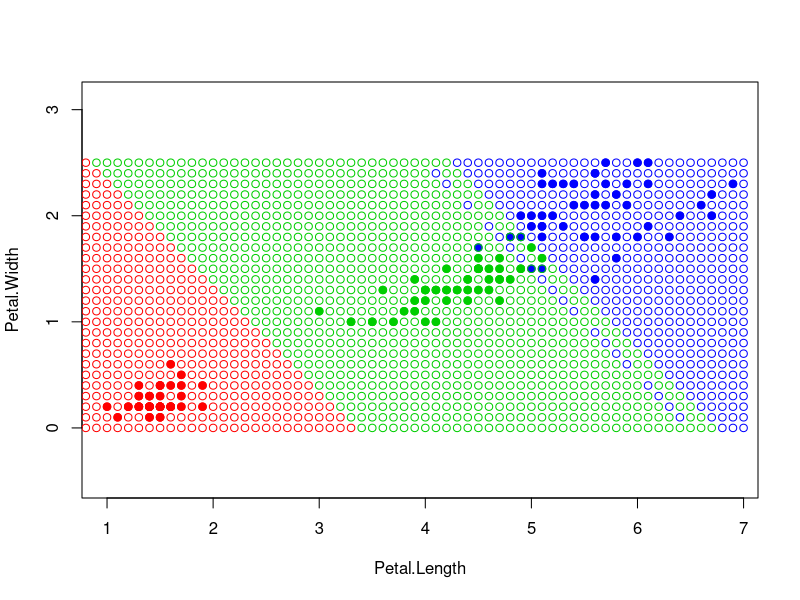

Reproduce this figure in R.
euclideanDistance <- function(u, v)
{
  sqrt(sum(u - v)^2)
}
sortObjectsByDist <- function(xl, z, metricFunction = euclideanDistance)
{
  l <- dim(xl)[1]
  n <- dim(xl)[2] - 1
  
  distances <- matrix(NA, l, 2)   
  for (i in 1:l)     
  {
    distances[i, ] <- c(i, metricFunction(xl[i, 1:n], z))   
  }   
  orderedXl <- xl[order(distances[, 2]), ]     
  return (orderedXl)
}   
kNN <- function(xl, z, k)
{   
  orderedXl <- sortObjectsByDist(xl, z)  
  n <- dim(orderedXl)[2] - 1 
  classes <- orderedXl[1:k, n + 1] 
  counts <- table(classes) 
  class <- names(which.max(counts))  
  return (class)
} 
colors <- c("setosa" = "red", "versicolor" = "green3", "virginica" = "blue")
plot(iris[, 3:4], pch = 21, bg = colors[iris$Species], col = colors[iris$Species], asp = 1)  

for(i in seq(0, 7, 0.1))
{
  
  for(j in seq(0, 2.5, 0.1))
  {
    
    z <- c(i, j) 
xl <- iris[, 3:5]
class <- kNN(xl, z, k=6) 
points(z[1], z[2], pch = 1, bg = colors[class], asp = 1,col=colors[class]) 
  }
}

